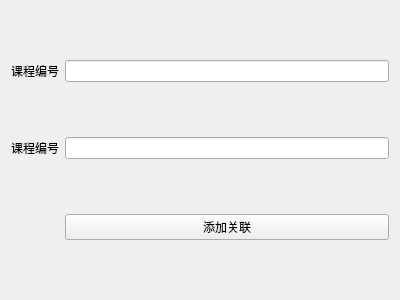
<?xml version="1.0" encoding="UTF-8"?>
<ui version="4.0">
 <class>AddConnectionWidgetClass</class>
 <widget class="QWidget" name="AddConnectionWidgetClass">
  <property name="geometry">
   <rect>
    <x>0</x>
    <y>0</y>
    <width>400</width>
    <height>300</height>
   </rect>
  </property>
  <property name="windowTitle">
   <string>Form</string>
  </property>
  <layout class="QGridLayout" name="gridLayout">
   <item row="0" column="0">
    <widget class="QLabel" name="label">
     <property name="text">
      <string>课程编号</string>
     </property>
     <property name="buddy">
      <cstring>lineEdit</cstring>
     </property>
    </widget>
   </item>
   <item row="0" column="1">
    <widget class="QLineEdit" name="lineEdit"/>
   </item>
   <item row="1" column="0">
    <widget class="QLabel" name="label_2">
     <property name="text">
      <string>课程编号</string>
     </property>
     <property name="buddy">
      <cstring>lineEdit_2</cstring>
     </property>
    </widget>
   </item>
   <item row="1" column="1">
    <widget class="QLineEdit" name="lineEdit_2"/>
   </item>
   <item row="2" column="1">
    <widget class="QPushButton" name="pushButton">
     <property name="text">
      <string>添加关联</string>
     </property>
    </widget>
   </item>
  </layout>
 </widget>
 <resources/>
 <connections>
  <connection>
   <sender>pushButton</sender>
   <signal>clicked()</signal>
   <receiver>AddConnectionWidgetClass</receiver>
   <slot>AddConnection()</slot>
   <hints>
    <hint type="sourcelabel">
     <x>163</x>
     <y>227</y>
    </hint>
    <hint type="destinationlabel">
     <x>144</x>
     <y>287</y>
    </hint>
   </hints>
  </connection>
 </connections>
 <slots>
  <slot>AddConnection()</slot>
 </slots>
</ui>
